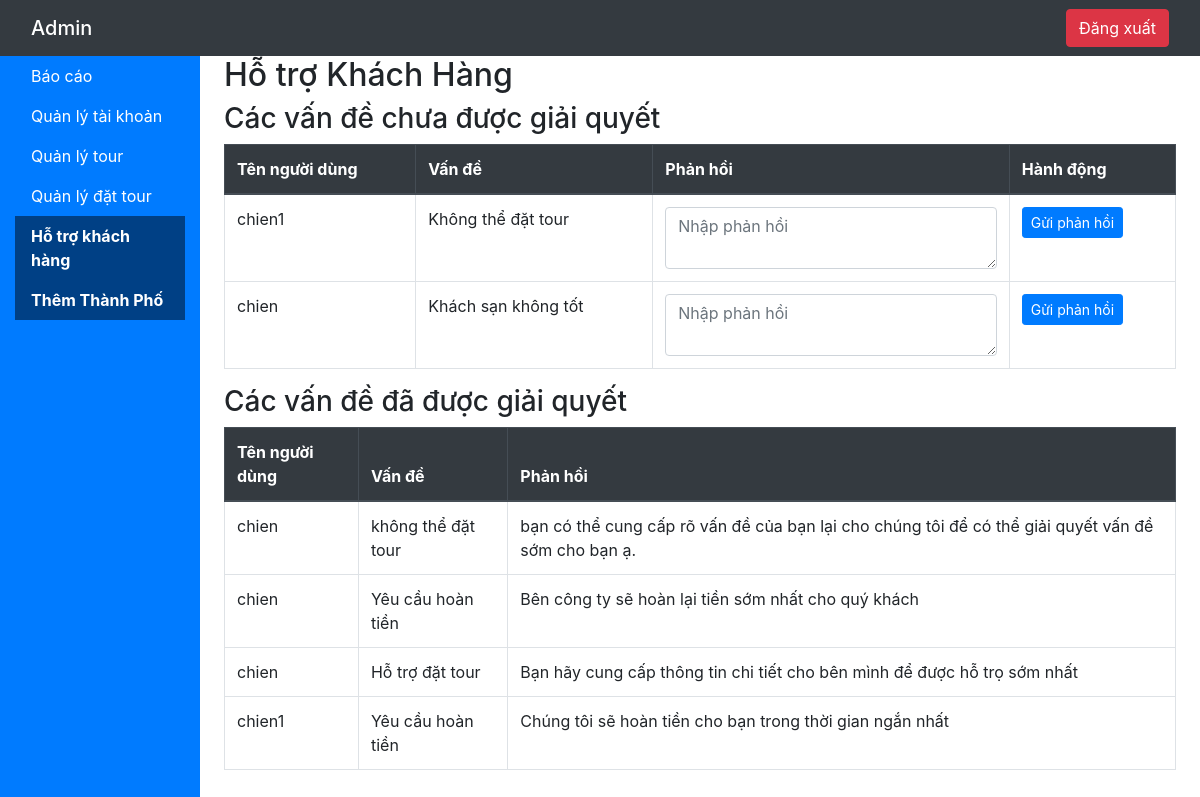
The app's page /admin/customer_support.php with its own data.
### tables this page shows
CREATE TABLE `messages` (
  `message_id` int(11) NOT NULL,
  `user_id` int(11) DEFAULT NULL,
  `content` longtext NOT NULL,
  `created_at` datetime NOT NULL,
  `respond` longtext DEFAULT NULL
);

CREATE TABLE `users` (
  `user_id` int(11) NOT NULL,
  `username` varchar(255) NOT NULL,
  `password` varchar(255) NOT NULL,
  `email` varchar(255) NOT NULL,
  `phone` varchar(20) DEFAULT NULL,
  `user_type` enum('user','admin') NOT NULL
);

### admin/customer_support.php (the view, shortened to what this page needs)
<?php
include_once('db.php');
$sql_pending = "SELECT m.message_id, u.username, m.content
                FROM messages m
                JOIN users u ON m.user_id = u.user_id
                WHERE m.respond IS NULL";
$result_pending = $conn->query($sql_pending);
$support_messages_pending = [];
if ($result_pending->num_rows > 0) {
    while ($row = $result_pending->fetch_assoc()) {
        $support_messages_pending[] = $row;
    }
}
$sql_resolved = "SELECT m.message_id, u.username, m.content, m.respond
                 FROM messages m
                 JOIN users u ON m.user_id = u.user_id
                 WHERE m.respond IS NOT NULL";
$result_resolved = $conn->query($sql_resolved);
$support_messages_resolved = [];
if ($result_resolved->num_rows > 0) {
    while ($row = $result_resolved->fetch_assoc()) {
        $support_messages_resolved[] = $row;
    }
}
?>
<!DOCTYPE html>
<html lang="en">
<head>
    <link href="https://stackpath.bootstrapcdn.com/bootstrap/4.5.2/css/bootstrap.min.css" rel="stylesheet">
    <link rel="stylesheet" href="../admin/admin.css">
</head>
<body>
    <nav class="navbar navbar-dark bg-dark">
        <div class="container-fluid d-flex justify-content-between">
            <span class="navbar-brand mb-0 h1">Admin</span>
            <div class="d-flex align-items-center">
                <form method="post" class="mb-0">
                    <button class="btn btn-danger" type="submit" name="logout">Đăng xuất</button>
                </form>
            </div>
        </div>
    </nav>
    <div class="container-fluid">
        <div class="row">
            <nav class="col-md-3 col-lg-2 d-md-block sidebar">
                <div class="sidebar-sticky">
                    <ul class="nav flex-column">
                        <li class="nav-item">
                            <a class="nav-link" href="report.php">Báo cáo</a>
                        </li>
                        <li class="nav-item">
                            <a class="nav-link" href="manage_accounts.php">Quản lý tài khoản</a>
                        </li>
                        <li class="nav-item">
                            <a class="nav-link" href="manage_tours.php">Quản lý tour</a>
                        </li>
                        <li class="nav-item">
                            <a class="nav-link" href="manage_bookings.php">Quản lý đặt tour</a>
                        </li>
                        <li class="nav-item">
                            <a class="nav-link active" href="customer_support.php">Hỗ trợ khách hàng</a>
                        </li>
                        <li class="nav-item">
                            <a class="nav-link active" href="add_city.php">Thêm Thành Phố</a>
                        </li>
                    </ul>
                </div>
            </nav>
            <main class="col-md-9 ml-sm-auto col-lg-10 px-4">
                <h2>Hỗ trợ Khách Hàng</h2>
                <h3>Các vấn đề chưa được giải quyết</h3>
                <div class="table-responsive">
                    <table class="table table-bordered table-hover">
                        <thead class='thead-dark'>
                            <tr>
                                <th>Tên người dùng</th>
                                <th>Vấn đề</th>
                                <th>Phản hồi</th>
                                <th>Hành động</th>
                            </tr>
                        </thead>
                        <tbody>
                            <?php if (!empty($support_messages_pending)) : ?>
                                <?php foreach ($support_messages_pending as $message) : ?>
                                    <tr>
                                        <td><?php echo htmlspecialchars($message['username']); ?></td>
                                        <td><?php echo htmlspecialchars($message['content']); ?></td>
                                        <td>
                                            <form method="post" class="mb-0">
                                                <textarea name="response" class="form-control" rows="2" placeholder="Nhập phản hồi"></textarea>
                                        </td>
                                        <td>
                                            <button class="btn btn-primary btn-sm" type="submit">Gửi phản hồi</button>
                                        </td>
                                    </tr>
                                <?php endforeach; ?>
                            <?php else : ?>
                                <tr>
                                    <td colspan="4">Không có yêu cầu hỗ trợ nào</td>
                                </tr>
                            <?php endif; ?>
                        </tbody>
                    </table>
                </div>
                <h3>Các vấn đề đã được giải quyết</h3>
                <div class="table-responsive">
                    <table class="table table-bordered table-hover">
                        <thead class='thead-dark'>
                            <tr>
                                <th>Tên người dùng</th>
                                <th>Vấn đề</th>
                                <th>Phản hồi</th>
                            </tr>
                        </thead>
                        <tbody>
                            <?php if (!empty($support_messages_resolved)) : ?>
                                <?php foreach ($support_messages_resolved as $message) : ?>
                                    <tr>
                                        <td><?php echo htmlspecialchars($message['username']); ?></td>
                                        <td><?php echo htmlspecialchars($message['content']); ?></td>
                                        <td><?php echo htmlspecialchars($message['respond']); ?></td>
                                    </tr>
                                <?php endforeach; ?>
                            <?php else : ?>
                                <tr>
                                    <td colspan="3">Không có yêu cầu hỗ trợ nào đã được giải quyết</td>
                                </tr>
                            <?php endif; ?>
                        </tbody>
                    </table>
                </div>
            </main>
        </div>
    </div>
</body>
</html>

### css/admin.css (style rules this page uses)
.sidebar { background-color: #007bff; color: white; min-height: 100vh; }
.sidebar .nav-link { color: white; background-color: #007bff; }
.sidebar .nav-link.active { background-color: #004085; color: white; }
.table thead { background-color: #007bff; color: white; }
.nav-link.active { font-weight: bold; background-color: #007bff; color: #fff; }

### records on screen
messages: user.username "chien1", content "Không thể đặt tour"
messages: user.username "chien", content "Khách sạn không tốt"
messages: user.username "chien", content "không thể đặt tour", respond "bạn có thể cung cấp rõ vấn đề của bạn lại cho chúng tôi để có thể giải quyết vấn đề sớm cho bạn ạ."
messages: user.username "chien", content "Yêu cầu hoàn tiền", respond "Bên công ty sẽ hoàn lại tiền sớm nhất cho quý khách"
messages: user.username "chien", content "Hỗ trợ đặt tour", respond "Bạn hãy cung cấp thông tin chi tiết cho bên mình để được hỗ trọ sớm nhất"
messages: user.username "chien1", content "Yêu cầu hoàn tiền", respond "Chúng tôi sẽ hoàn tiền cho bạn trong thời gian ngắn nhất"
